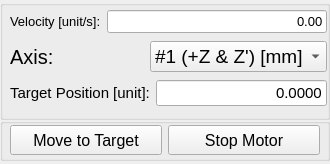
     <widget class="QWidget" name="tbmotors_movements">
      <property name="geometry">
       <rect>
        <x>0</x>
        <y>0</y>
        <width>330</width>
        <height>164</height>
       </rect>
      </property>
      <attribute name="label">
       <string>Movements</string>
      </attribute>
      <widget class="QGroupBox" name="gb_axismovement">
       <property name="geometry">
        <rect>
         <x>0</x>
         <y>0</y>
         <width>330</width>
         <height>120</height>
        </rect>
       </property>
       <property name="title">
        <string/>
       </property>
       <widget class="QWidget" name="layoutWidget">
        <property name="geometry">
         <rect>
          <x>10</x>
          <y>8</y>
          <width>317</width>
          <height>100</height>
         </rect>
        </property>
        <layout class="QVBoxLayout" name="verticalLayout">
         <item>
          <layout class="QHBoxLayout" name="horizontalLayout_4">
           <item>
            <widget class="QLabel" name="label_21">
             <property name="font">
              <font>
               <pointsize>10</pointsize>
              </font>
             </property>
             <property name="text">
              <string>Velocity [unit/s]:</string>
             </property>
            </widget>
           </item>
           <item>
            <widget class="QLineEdit" name="le_velocity">
             <property name="font">
              <font>
               <pointsize>10</pointsize>
               <weight>50</weight>
               <bold>false</bold>
              </font>
             </property>
             <property name="text">
              <string>0.00</string>
             </property>
             <property name="alignment">
              <set>Qt::AlignRight|Qt::AlignTrailing|Qt::AlignVCenter</set>
             </property>
            </widget>
           </item>
          </layout>
         </item>
         <item>
          <layout class="QHBoxLayout" name="horizontalLayout_6">
           <item>
            <widget class="QLabel" name="label_2">
             <property name="font">
              <font>
               <pointsize>15</pointsize>
              </font>
             </property>
             <property name="text">
              <string>Axis:</string>
             </property>
            </widget>
           </item>
           <item>
            <widget class="QComboBox" name="cb_selectaxis">
             <property name="font">
              <font>
               <pointsize>14</pointsize>
              </font>
             </property>
             <item>
              <property name="text">
               <string>#1 (+Z &amp; Z') [mm]</string>
              </property>
             </item>
             <item>
              <property name="text">
               <string>#2 (+Y) [mm]</string>
              </property>
             </item>
             <item>
              <property name="text">
               <string>#3 (+X) [mm]</string>
              </property>
             </item>
             <item>
              <property name="text">
               <string>#5 (+A) [deg]</string>
              </property>
             </item>
             <item>
              <property name="text">
               <string>#6 (+W) [mm]</string>
              </property>
             </item>
             <item>
              <property name="text">
               <string>#7 (+V) [mm]</string>
              </property>
             </item>
             <item>
              <property name="text">
               <string>#8 (+B) [deg]</string>
              </property>
             </item>
             <item>
              <property name="text">
               <string>#9 (+C) [deg]</string>
              </property>
             </item>
            </widget>
           </item>
          </layout>
         </item>
         <item>
          <layout class="QHBoxLayout" name="horizontalLayout_5">
           <item>
            <widget class="QLabel" name="label_20">
             <property name="font">
              <font>
               <pointsize>11</pointsize>
              </font>
             </property>
             <property name="text">
              <string>Target Position [unit]:</string>
             </property>
            </widget>
           </item>
           <item>
            <widget class="QLineEdit" name="le_targetposition">
             <property name="font">
              <font>
               <pointsize>11</pointsize>
               <weight>50</weight>
               <bold>false</bold>
              </font>
             </property>
             <property name="text">
              <string>0.0000</string>
             </property>
             <property name="alignment">
              <set>Qt::AlignRight|Qt::AlignTrailing|Qt::AlignVCenter</set>
             </property>
            </widget>
           </item>
          </layout>
         </item>
        </layout>
       </widget>
      </widget>
      <widget class="QGroupBox" name="groupBox">
       <property name="geometry">
        <rect>
         <x>0</x>
         <y>118</y>
         <width>330</width>
         <height>43</height>
        </rect>
       </property>
       <property name="title">
        <string/>
       </property>
       <widget class="QPushButton" name="pb_stopmotor">
        <property name="geometry">
         <rect>
          <x>168</x>
          <y>7</y>
          <width>152</width>
          <height>30</height>
         </rect>
        </property>
        <property name="font">
         <font>
          <pointsize>12</pointsize>
         </font>
        </property>
        <property name="text">
         <string>Stop Motor</string>
        </property>
       </widget>
       <widget class="QPushButton" name="pb_movetotarget">
        <property name="geometry">
         <rect>
          <x>10</x>
          <y>7</y>
          <width>152</width>
          <height>30</height>
         </rect>
        </property>
        <property name="font">
         <font>
          <pointsize>12</pointsize>
         </font>
        </property>
        <property name="text">
         <string>Move to Target</string>
        </property>
       </widget>
      </widget>
     </widget>
